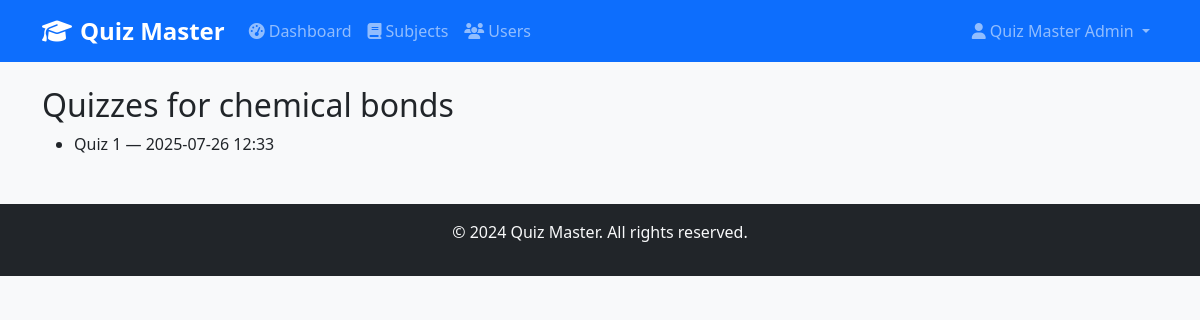
Screenshot of /admin/quizzes/2 (signed in) with the database file from the repository.
### database/models.py (models this page shows, shortened)
class Chapter(db.Model):
    __tablename__ = 'chapters'
    id = db.Column(db.Integer, primary_key=True)
    name = db.Column(db.String(100), nullable=False)
    description = db.Column(db.Text)
    subject_id = db.Column(db.Integer, db.ForeignKey('subjects.id'), nullable=False)
    created_at = db.Column(db.DateTime, default=datetime.utcnow)
    quizzes = db.relationship('Quiz', backref='chapter', lazy=True, cascade='all, delete-orphan')

class Quiz(db.Model):
    __tablename__ = 'quizzes'
    id = db.Column(db.Integer, primary_key=True)
    chapter_id = db.Column(db.Integer, db.ForeignKey('chapters.id'), nullable=False)
    title = db.Column(db.String(100), nullable=False)
    date_of_quiz = db.Column(db.Date, nullable=False)
    time_duration = db.Column(db.String(10), nullable=False)
    remarks = db.Column(db.Text)
    live_from = db.Column(db.DateTime, nullable=True)  # New field for live start date
    live_to = db.Column(db.DateTime, nullable=True)   # New field for live end date
    created_at = db.Column(db.DateTime, default=datetime.utcnow)
    questions = db.relationship('Question', backref='quiz', lazy=True, cascade='all, delete-orphan')
    scores = db.relationship('Score', backref='quiz', lazy=True, cascade='all, delete-orphan')

### routes/admin.py (the view)
@admin_bp.route('/quizzes/<int:chapter_id>')
@admin_required
def quizzes(chapter_id):
    chapter = Chapter.query.get_or_404(chapter_id)
    quizzes = Quiz.query.filter_by(chapter_id=chapter_id).all()
    return render_template('admin/quizzes.html', chapter=chapter, quizzes=quizzes)

### routes/admin.py (called while the page is built)
def admin_required(f):
    @wraps(f)
    def decorated_function(*args, **kwargs):
        if not session.get('is_admin'):
            flash('Access denied. Admin privileges required.', 'error')
            return redirect(url_for('auth.login'))
        return f(*args, **kwargs)
    return decorated_function

### templates/admin/quizzes.html (shortened to what this page needs)
{% extends "base.html" %}
{% block content %}
<h2>Quizzes for {{ chapter.name }}</h2>
<ul>
  {% for quiz in quizzes %}
    <li>{{ quiz.title }} — {{ quiz.live_from.strftime("%Y-%m-%d %H:%M") }}</li>
  {% endfor %}
</ul>
{% endblock %}

### static/css/style.css (style rules this page uses)
body { background-color: #f8f9fa; font-family: 'Segoe UI', Tahoma, Geneva, Verdana, sans-serif; }

### rows the page displays
Chapter: name "chemical bonds"
Quiz: title "Quiz 1", live_from "2025-07-26 12:33"

### other values shown
{{ session.full_name }} "Quiz Master Admin"
